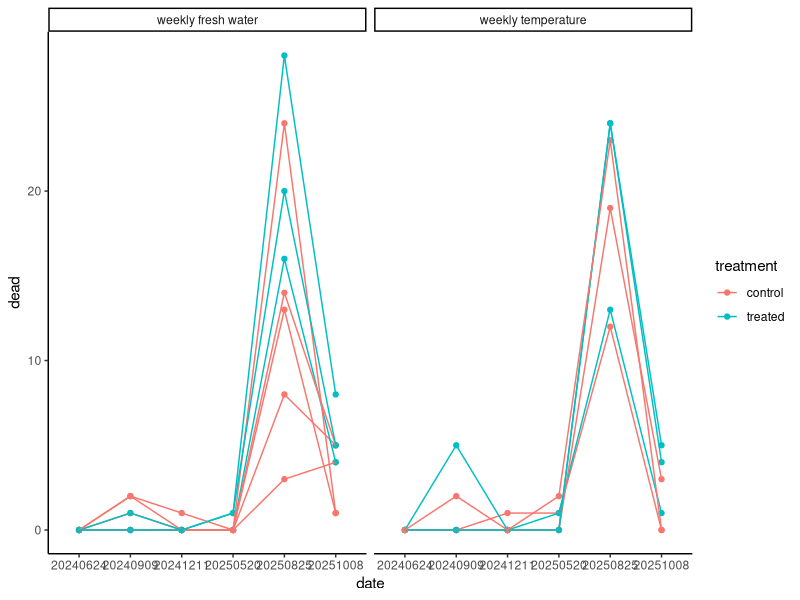
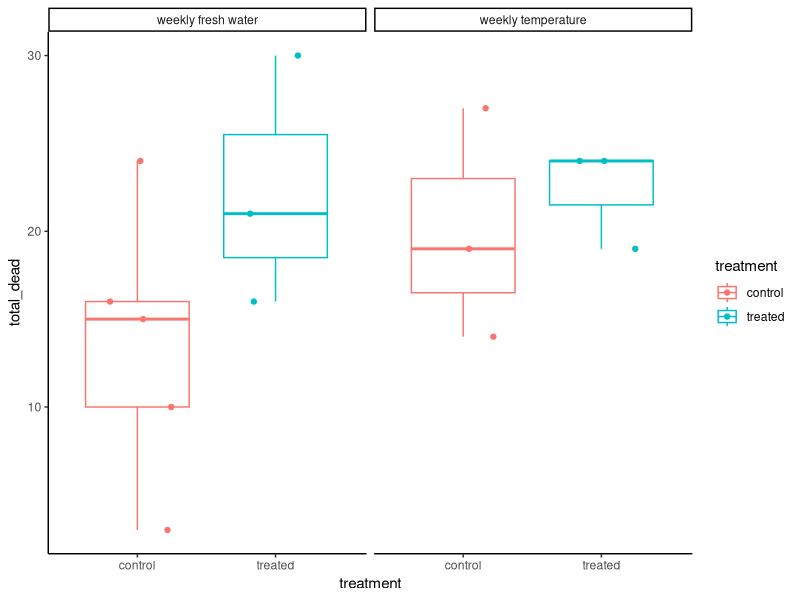
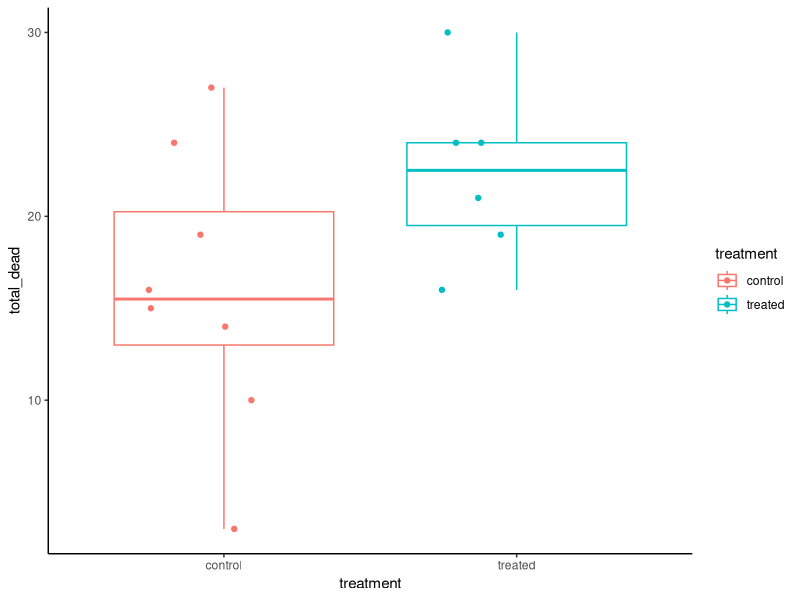
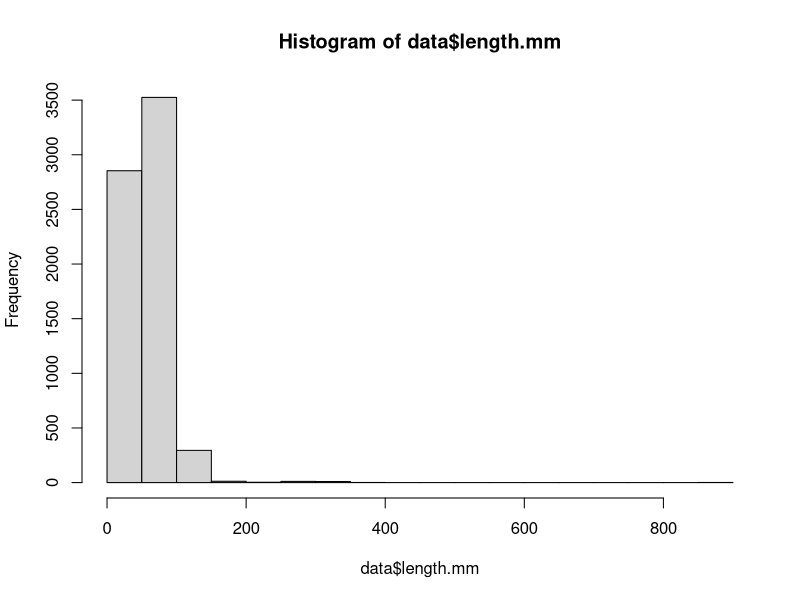
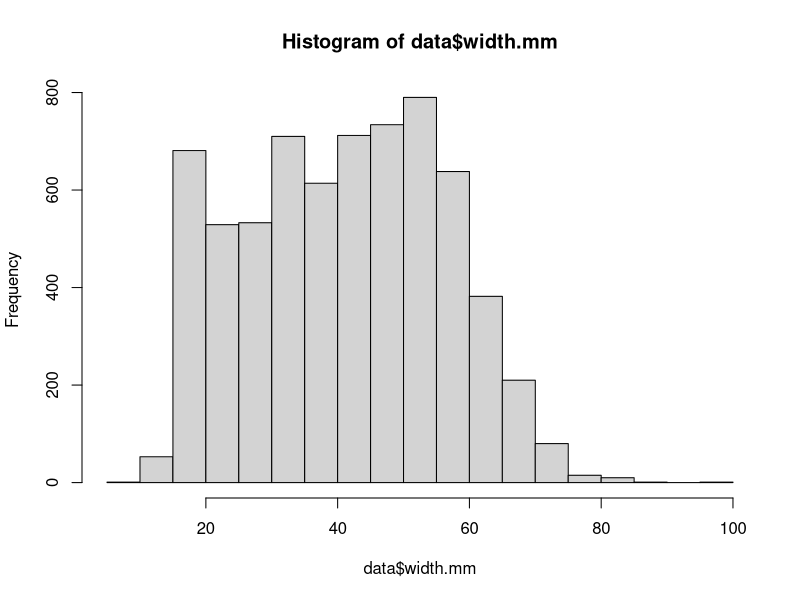
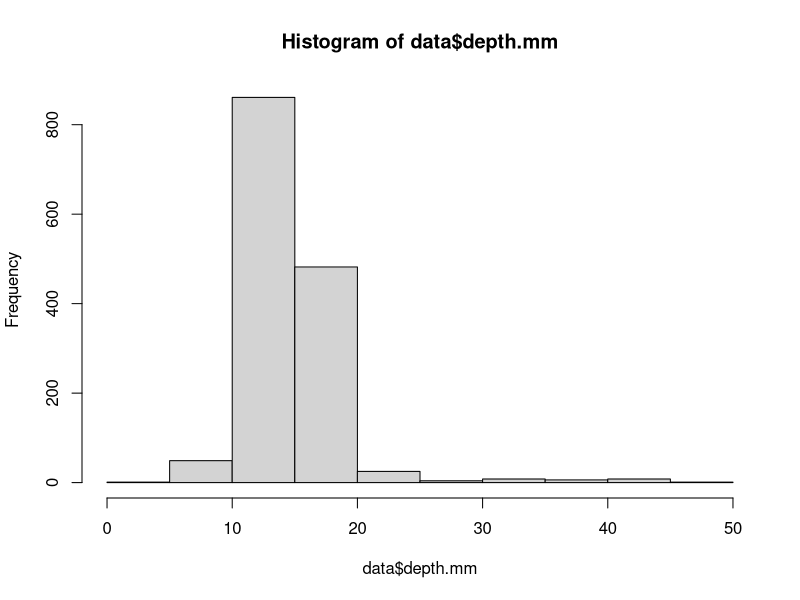
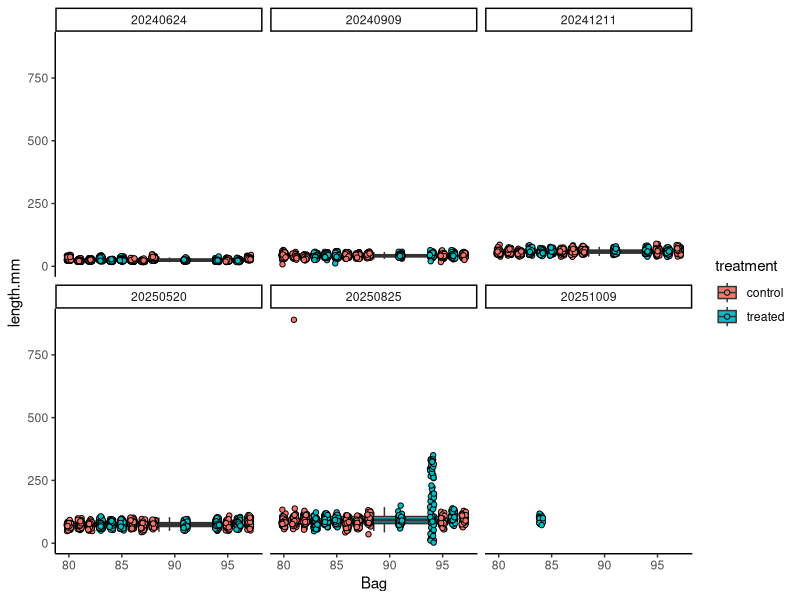
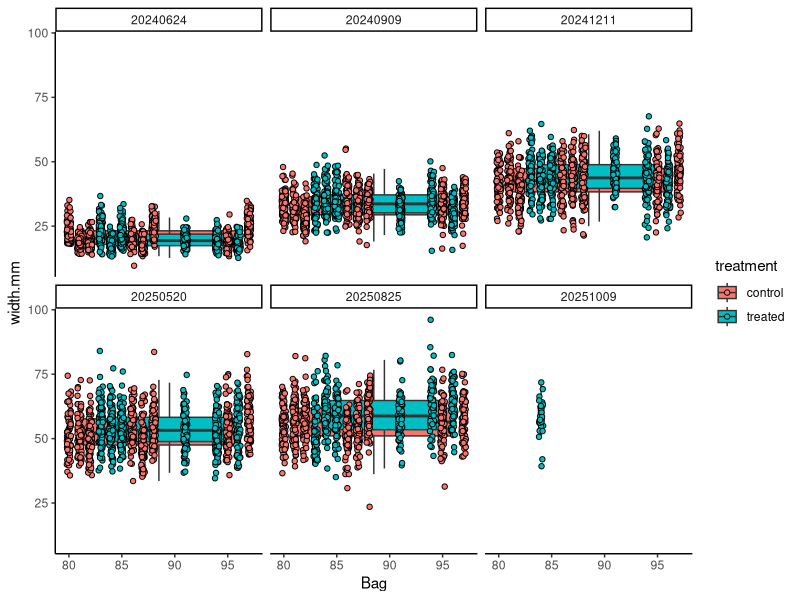

These figures' R source, in order:
## ---- chunk 1
knitr::opts_chunk$set(echo = TRUE, warning = FALSE, message = FALSE)
## ---- chunk 2
if ("tidyverse" %in% rownames(installed.packages()) == 'FALSE') install.packages('tidyverse') 
if ("ggplot2" %in% rownames(installed.packages()) == 'FALSE') install.packages('ggplot2') 
if ("ggeffects" %in% rownames(installed.packages()) == 'FALSE') install.packages('ggeffects') 

library("ggplot2")
library("tidyverse")
library("lme4")
library("lmerTest")
library("emmeans")
library("car")
library("mgcv")
library("ggeffects")
library("cowplot")
## ---- chunk 3
data<-read_csv(file="data/outplanting/GoosePoint/growth_GoosePoint.csv")%>%
  mutate(date=as.factor(date))
## ---- chunk 4
data$field_cattle_tag<-factor(data$field_cattle_tag)
## ---- chunk 5
data$dead[is.na(data$dead)] <- 0
data$stuck[is.na(data$stuck)] <- 0
## ---- chunk 6
metadata<-read_csv(file="data/outplanting/GoosePoint/bag_list_GoosePoint.csv")
metadata$field_cattle_tag<-factor(metadata$field_cattle_tag)

data$treatment<-metadata$treatment[match(data$field_cattle_tag, metadata$field_cattle_tag)]
data$corrected_tag<-metadata$corrected_tag[match(data$field_cattle_tag, metadata$field_cattle_tag)]
data$experiment<-metadata$experiment[match(data$field_cattle_tag, metadata$field_cattle_tag)]

metadata$corrected_tag<-factor(metadata$corrected_tag)
## ---- chunk 7
survival<-read_csv(file="data/outplanting/GoosePoint/survival_GoosePoint.csv")

survival$group<-metadata$group[match(survival$field_cattle_tag, metadata$field_cattle_tag)]
survival$treatment<-metadata$treatment[match(survival$field_cattle_tag, metadata$field_cattle_tag)]
survival$experiment<-metadata$experiment[match(survival$field_cattle_tag, metadata$field_cattle_tag)]
survival$corrected_tag<-metadata$corrected_tag[match(survival$field_cattle_tag, metadata$field_cattle_tag)]

survival$date<-as.factor(survival$date)
head(survival)
## ---- chunk 8
plot<-survival%>%
  
  ggplot(aes(x=date, y=dead, colour=treatment, fill=treatment))+
  facet_wrap(~experiment)+
  geom_point()+
  geom_line(aes(group=corrected_tag))+
  theme_classic(); plot
## ---- chunk 9
plot2<-survival%>%
  select(field_cattle_tag, tag_20250825, corrected_tag, date, treatment, group, experiment, dead)%>%
  pivot_wider(names_from="date", values_from="dead")%>%
  #group_by(field_cattle_tag, tag_20250825, treatment, group, experiment)%>%
  dplyr::mutate(total_dead=rowSums(across(7:11)))%>%
  
  ggplot(aes(x=treatment, y=total_dead, colour=treatment, fill=treatment))+
  facet_wrap(~experiment)+
  geom_boxplot(fill=NA)+
  geom_point(position=position_jitterdodge(0.6))+
  theme_classic(); plot2
## ---- chunk 10
plot3<-survival%>%
  select(field_cattle_tag, tag_20250825, corrected_tag, date, treatment, group, experiment, dead)%>%
  pivot_wider(names_from="date", values_from="dead")%>%
  #group_by(field_cattle_tag, tag_20250825, treatment, group, experiment)%>%
  dplyr::mutate(total_dead=rowSums(across(7:11)))%>%
  
  ggplot(aes(x=treatment, y=total_dead, colour=treatment, fill=treatment))+
  geom_boxplot(fill=NA)+
  geom_point(position=position_jitterdodge(0.6))+
  theme_classic(); plot3
## ---- chunk 11
hist(data$length.mm)
hist(data$width.mm)
hist(data$depth.mm)
## ---- chunk 12
plot1<-data%>%
  ggplot(aes(x=corrected_tag, y=length.mm, fill = treatment)) +
  facet_wrap(~date)+
  geom_boxplot(width=.5, outlier.shape= NA, position = position_dodge(width = 0.4)) +
  geom_point(pch = 21, position=position_jitterdodge(dodge.width=0.4)) +
  xlab("Bag") + 
  theme_classic(); plot1
## ---- chunk 13
plot2<-data%>%
  ggplot(aes(x=corrected_tag, y=width.mm, fill = treatment)) +
  facet_wrap(~date)+
  geom_boxplot(width=.5, outlier.shape= NA, position = position_dodge(width = 0.4)) +
  geom_point(pch = 21, position=position_jitterdodge(dodge.width=0.4)) +
  xlab("Bag") + 
  theme_classic(); plot2
## ---- chunk 14
plot3<-data%>%
  ggplot(aes(x=corrected_tag, y=depth.mm, fill = treatment)) +
  facet_wrap(~date)+
  geom_boxplot(width=.5, outlier.shape= NA, position = position_dodge(width = 0.4)) +
  geom_point(pch = 21, position=position_jitterdodge(dodge.width=0.4)) +
  xlab("Bag") + 
  theme_classic(); plot3
## ---- chunk 15
data$volume <- (4/3) * pi * (data$length.mm/2) * (data$width.mm/2) * (data$depth.mm/2)
## ---- chunk 16
plot(data$volume ~ data$length.mm)
plot(data$volume ~ data$width.mm)
## ---- chunk 17
training_data<-data%>%
  filter(date=="20240909")%>%
  filter(!is.na(volume))

hist(training_data$volume)
## ---- chunk 18
# Fit a polynomial regression model (2nd-degree polynomial)
poly_model <- lm(volume ~ poly(length.mm, 2) + poly(width.mm, 2) + length.mm:width.mm, data = training_data)

# Fit a Generalized Additive Model (GAM) for comparison
gam_model <- gam(volume ~ s(length.mm, bs = "cs") + s(width.mm, bs = "cs"), data = training_data)

# Compare model summaries
summary(poly_model)
summary(gam_model)
## ---- chunk 19
plot(poly_model)
plot(gam_model)
## ---- chunk 20
# Predict Volume using the trained model
data$Predicted_Volume_GAM <- predict(gam_model, data)
data$Predicted_Volume_Poly <- predict(poly_model, data)
## ---- chunk 21
plot(data$Predicted_Volume_GAM ~ data$volume)
plot(data$Predicted_Volume_Poly ~ data$volume)
## ---- chunk 22
# Plot the relationship for visualization
ggplot(training_data, aes(x = length.mm, y = volume)) +
  geom_point() +
  geom_smooth(method = "gam", formula = y ~ s(x, bs = "cs"), color = "blue") +
  ggtitle("GAM Fit for Length vs Volume")

ggplot(training_data, aes(x = width.mm, y = volume)) +
  geom_point() +
  geom_smooth(method = "gam", formula = y ~ s(x, bs = "cs"), color = "red") +
  ggtitle("GAM Fit for Width vs Volume")
## ---- chunk 23
# Plot polynomial fit for Length vs. Volume
ggplot(training_data, aes(x = length.mm, y = volume)) +
  geom_point() +
  stat_smooth(method = "lm", formula = y ~ poly(x, 2), color = "blue", se = TRUE) +
  ggtitle("Polynomial Regression (2nd Degree) Fit for Length vs Volume")

# Plot polynomial fit for Width vs. Volume
ggplot(training_data, aes(x = width.mm, y = volume)) +
  geom_point() +
  stat_smooth(method = "lm", formula = y ~ poly(x, 2), color = "red", se = TRUE) +
  ggtitle("Polynomial Regression (2nd Degree) Fit for Width vs Volume")
## ---- chunk 24
# Plot polynomial fit for Length vs. Volume
ggplot(data%>%filter(date=="20240909"), aes(x = volume, y = Predicted_Volume_Poly)) +
  geom_point() +
  stat_smooth(method = "loess", color = "blue", se = TRUE) +
  ggtitle("Polynomial Regression (2nd Degree) Fit for Known vs Predicted Volume")
## ---- chunk 25
hist(data$Predicted_Volume_Poly)
min(data$Predicted_Volume_Poly)
## ---- chunk 26
# Fit a polynomial regression model (2nd-degree polynomial)
poly_model <- lm(volume ~ poly(length.mm, 2) + poly(width.mm, 2) + length.mm:width.mm, data = training_data)

# Extract raw residuals
training_data$raw_resid <- residuals(poly_model)

# Standardize residuals
training_data$std_resid <- training_data$raw_resid / sd(training_data$raw_resid)

# Flag potential outliers
outlier_threshold <- 3
training_data$outlier_flag <- abs(training_data$std_resid) > outlier_threshold

# Filter rows flagged as outliers
outliers <- training_data %>% filter(outlier_flag == TRUE)
print(outliers)

# Plot standardized residuals
ggplot(training_data, aes(x = seq_along(std_resid), y = std_resid)) +
  geom_point(aes(color = outlier_flag), size = 2) +
  geom_hline(yintercept = c(-outlier_threshold, outlier_threshold), linetype = "dashed", color = "red") +
  labs(title = "Standardized Residuals with Outliers", x = "Index", y = "Standardized Residual") +
  theme_minimal()
## ---- chunk 27
training_data<-training_data%>%
  filter(!outlier_flag==TRUE)
## ---- chunk 28
hist(training_data$volume)
## ---- chunk 29
# Fit a polynomial regression model (2nd-degree polynomial)
poly_model <- lm(volume ~ poly(length.mm, 2) + poly(width.mm, 2) + length.mm:width.mm, data = training_data)

# Compare model summaries
summary(poly_model)
## ---- chunk 30
plot(poly_model)
## ---- chunk 31
# Predict Volume using the trained model
data$Predicted_Volume_Poly <- predict(poly_model, data)
## ---- chunk 32
plot(data$Predicted_Volume_Poly ~ data$volume)
## ---- chunk 33
# Plot polynomial fit for Length vs. Volume
ggplot(training_data, aes(x = length.mm, y = volume)) +
  geom_point() +
  stat_smooth(method = "lm", formula = y ~ poly(x, 2), color = "blue", se = TRUE) +
  ggtitle("Polynomial Regression (2nd Degree) Fit for Length vs Volume")

# Plot polynomial fit for Width vs. Volume
ggplot(training_data, aes(x = width.mm, y = volume)) +
  geom_point() +
  stat_smooth(method = "lm", formula = y ~ poly(x, 2), color = "red", se = TRUE) +
  ggtitle("Polynomial Regression (2nd Degree) Fit for Width vs Volume")
## ---- chunk 34
# Plot polynomial fit for Length vs. Volume
ggplot(data%>%filter(date=="20240909"), aes(x = volume, y = Predicted_Volume_Poly)) +
  geom_point() +
  stat_smooth(method = "loess", color = "blue", se = TRUE) +
  ggtitle("Polynomial Regression (2nd Degree) Fit for Known vs Predicted Volume")
## ---- chunk 35
hist(data$Predicted_Volume_Poly)
min(data$Predicted_Volume_Poly)
## ---- chunk 36
data<-data%>%filter(Predicted_Volume_Poly>0)
hist(data$Predicted_Volume_Poly)
## ---- chunk 37
data<-data%>%
  filter(Predicted_Volume_Poly<2e+05)%>%
  filter(!date=="20251009")

data<-data%>%
  mutate(corrected_tag=as.factor(corrected_tag))
## ---- chunk 38
plot4<-data%>%
  ggplot(aes(x=corrected_tag, y=Predicted_Volume_Poly, fill = treatment, group=corrected_tag)) +
  facet_wrap(~date)+
  geom_boxplot(width=.5, outlier.shape= NA, position = position_dodge(width = 0.4)) +
  geom_point(pch = 21, position=position_jitterdodge(dodge.width=0.4)) +
  xlab("Bag") + 
  theme_classic(); plot4
## ---- chunk 39
plot5<-data%>%
  ggplot(aes(x=treatment, y=Predicted_Volume_Poly, fill = treatment)) +
  facet_wrap(~date*experiment)+
  geom_boxplot(width=.5, outlier.shape= NA, position = position_dodge(width = 0.4)) +
  geom_point(pch = 21, position=position_jitterdodge(dodge.width=0.4)) +
  xlab("Treatment") + 
  theme_classic() + 
  theme(axis.text.x=element_text(angle=45, vjust=1, hjust=1)); plot5
## ---- chunk 40
plot6<-data%>%
  group_by(corrected_tag, experiment, treatment, date)%>%
  summarise(mean=mean(Predicted_Volume_Poly, na.rm=TRUE), se=sd(Predicted_Volume_Poly, na.rm=TRUE)/sqrt(length(Predicted_Volume_Poly)))%>%
  
  ggplot(aes(x=corrected_tag, y=mean, fill = treatment)) +
  facet_wrap(~date*experiment)+
  geom_point(pch = 21) +
  geom_errorbar(aes(ymin=mean-se, ymax=mean+se), width=0)+
  xlab("Bag") + 
  ylab("Volume")+
  #ylim(2000, 15000)+
  theme_classic() + 
  theme(axis.text.x=element_text(angle=45, vjust=1, hjust=1)); plot6
## ---- chunk 41
plot7<-data%>%
  group_by(treatment, date, experiment)%>%
  summarise(mean=mean(Predicted_Volume_Poly, na.rm=TRUE), se=sd(Predicted_Volume_Poly, na.rm=TRUE)/sqrt(length(Predicted_Volume_Poly)))%>%
  
  ggplot(aes(x=treatment, y=mean, fill = treatment)) +
  facet_wrap(~date*experiment)+
  geom_point(pch = 21, size=4) +
  geom_errorbar(aes(ymin=mean-se, ymax=mean+se), width=0)+
  xlab("Treatment") + 
  ylab("Volume")+
  #ylim(5000, 15000)+
  theme_classic() + 
  theme(axis.text.x=element_text(angle=45, vjust=1, hjust=1)); plot7
## ---- chunk 42
model<-lmer(sqrt(Predicted_Volume_Poly) ~ treatment * date * experiment + (1|corrected_tag:treatment), data=data)

summary(model)
anova(model)

qqPlot(residuals(model))
hist(residuals(model))
## ---- chunk 43
# Extract raw residuals
data$raw_resid <- residuals(model)

# Standardize residuals
data$std_resid <- data$raw_resid / sd(data$raw_resid)

# Flag potential outliers
outlier_threshold <- 3
data$outlier_flag <- abs(data$std_resid) > outlier_threshold

# Filter rows flagged as outliers
outliers <- data %>% filter(outlier_flag == TRUE)
print(outliers)

# Plot standardized residuals
ggplot(data, aes(x = seq_along(std_resid), y = std_resid)) +
  geom_point(aes(color = outlier_flag), size = 2) +
  geom_hline(yintercept = c(-outlier_threshold, outlier_threshold), linetype = "dashed", color = "red") +
  labs(title = "Standardized Residuals with Outliers", x = "Index", y = "Standardized Residual") +
  theme_minimal()
## ---- chunk 44
data<-data%>%
  filter(!outlier_flag==TRUE)
## ---- chunk 45
model<-lmer(sqrt(Predicted_Volume_Poly) ~ treatment * date *experiment + (1|corrected_tag:experiment), data=data)

summary(model)
anova(model)

qqPlot(residuals(model))
hist(residuals(model))
## ---- chunk 46
head(data)

plot8<-data%>%
  filter(experiment %in% c("weekly temperature"))%>%
  
  ggplot(aes(x=date, y=Predicted_Volume_Poly, fill = corrected_tag, group=corrected_tag)) +
  facet_wrap(~treatment)+
  stat_smooth(color="darkgray", fill="darkgray")+
  geom_point(pch = 21, position=position_jitterdodge(dodge.width=0.4)) +
  xlab("Date") + 
  theme_classic(); plot8
## ---- chunk 47
plot9<-data%>%
  filter(experiment %in% c("weekly temperature"))%>%
  
  ggplot(aes(x=date, y=Predicted_Volume_Poly, fill = treatment, group=interaction(date, treatment))) +
  scale_colour_manual(values=c("darkgray", "orange2"))+
  scale_fill_manual(values=c("darkgray", "orange2"))+
  geom_point(pch = 21, position=position_jitterdodge(dodge.width=0.9), alpha=0.5) +
  geom_boxplot(aes(group=interaction(date, treatment)), fill=NA, outliers = FALSE)+
  xlab("Date") + 
  theme_classic(); plot9
## ---- chunk 48
model<-data%>%
  filter(experiment %in% c("weekly temperature"))%>%
  
  lmer(sqrt(Predicted_Volume_Poly) ~ treatment * date + (1|corrected_tag:treatment), data=.)

summary(model)
anova(model)

qqPlot(residuals(model))

emm<-emmeans(model, ~treatment|date)
pairs(emm)

emm<-emmeans(model, ~treatment)
pairs(emm)
## ---- chunk 49
plot10<-data%>%
  filter(experiment %in% c("weekly fresh water"))%>%
  
  ggplot(aes(x=date, y=Predicted_Volume_Poly, fill = corrected_tag, group=corrected_tag)) +
  facet_wrap(~treatment)+
  stat_smooth(color="darkgray", fill="darkgray")+
  geom_point(pch = 21, position=position_jitterdodge(dodge.width=0.4)) +
  xlab("Date") + 
  theme_classic(); plot10
## ---- chunk 50
plot11<-data%>%
  filter(experiment %in% c("weekly fresh water"))%>%
  
  ggplot(aes(x=date, y=Predicted_Volume_Poly, fill = treatment, group=interaction(date, treatment))) +
  scale_colour_manual(values=c("darkgray", "cyan3"))+
  scale_fill_manual(values=c("darkgray", "cyan3"))+
  geom_point(pch = 21, position=position_jitterdodge(dodge.width=0.9), alpha=0.5) +
  geom_boxplot(aes(group=interaction(date, treatment)), fill=NA, outliers = FALSE)+
  xlab("Date") + 
  theme_classic(); plot11
## ---- chunk 51
model<-data%>%
  filter(experiment %in% c("weekly fresh water"))%>%
  
  lmer(sqrt(Predicted_Volume_Poly) ~ treatment * date + (1|corrected_tag:treatment), data=.)

summary(model)
anova(model)

qqPlot(residuals(model))

emm<-emmeans(model, ~treatment|date)
pairs(emm)

emm<-emmeans(model, ~treatment)
pairs(emm)
## ---- chunk 52
# Fit a mixed-effects model to estimate growth rate
growth_model <- lmer(Predicted_Volume_Poly ~ date * treatment * experiment + (1|treatment:corrected_tag), data = data)

# Summarize the model
summary(growth_model)
anova(growth_model)

# Extract fixed effects (overall growth rate) and random effects (bag-specific deviations)
fixed_effects <- fixef(growth_model)
random_effects <- ranef(growth_model)$`treatment:corrected_tag`

# Plot growth trajectories
ggplot(data, aes(x = date, y = Predicted_Volume_Poly, color = factor(treatment), group=treatment)) +
  facet_wrap(~experiment)+
  geom_point() +
  geom_smooth(method = "lm", se = FALSE) +
  theme_minimal() +
  labs(title = "Oyster Growth Over Time",
       x = "Date",
       y = "Volume",
       color = "Treatment")

#plot model trajectories 
ggpred <- ggpredict(growth_model, terms = c("date", "treatment", "experiment"))

plot1<-ggplot(ggpred, aes(x = x, y = predicted, color = group, fill=group)) +
  facet_wrap(~facet)+
  geom_line(aes(group=group)) +
  geom_ribbon(aes(ymin = conf.low, ymax = conf.high, group=group), alpha = 0.2) +
  theme_classic() +
  labs(title = "Modeled Oyster Growth Over Time",
       x = "Date",
       y = "Volume",
       color = "Treatment", 
       fill = "Treatment");plot1
## ---- chunk 53
ggsave(filename="figures/growth/goose_point/growth.png", plot1, width=14, height=6)
